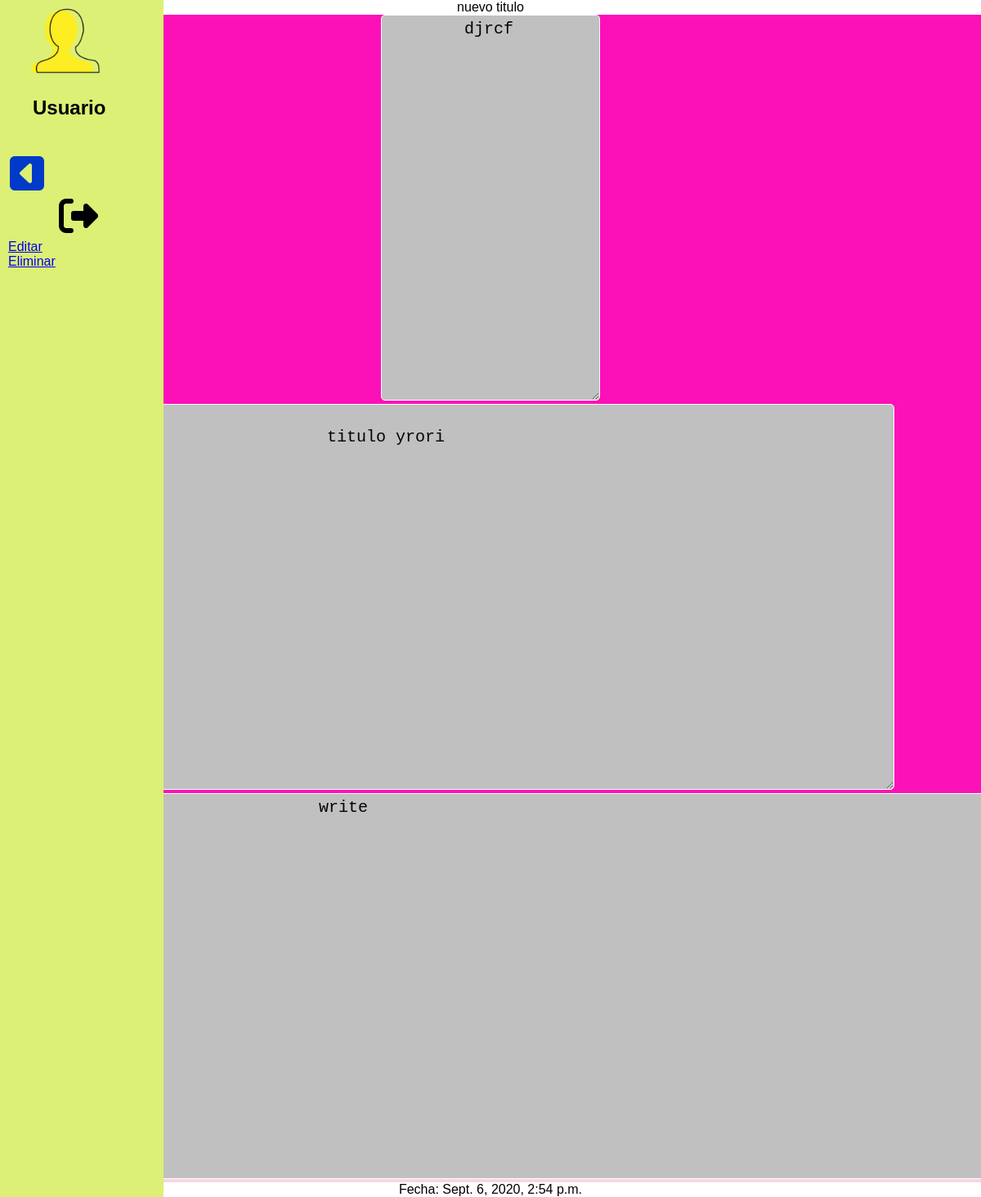
/ver/5, run on the app's committed database.
### gestorcuaderno/models.py (models this page shows, shortened)
class Hoja(models.Model):
    idhoja=models.IntegerField(primary_key=True)
    Titulo=models.CharField(max_length=20)
    Fecha=models.DateTimeField(auto_now_add=True)
    Ideas=models.CharField(max_length=600)
    Tema=models.CharField(max_length=700)
    Resumen=models.CharField(max_length=600)

### gestorcuaderno/views.py (the view)
# urls.py: path('ver/<int:id>',Ver,name='ver'),
def Ver(request,id):
    hoja=Hoja.objects.get(idhoja=id)
    contexto = {'hoja':hoja}
    return render(request,'ver.html',contexto)

### templates/ver.html (shortened to what this page needs)
<!DOCTYPE html>
{% load static %}
<html>
  <head>
    <link
      rel="stylesheet"
      type="text/css"
      href="{% static 'css/style.css' %}"
    />
  </head>
  <body>
    <section id="principal">
      <img src="{% static 'img/user.png' %} " alt="user" width="50px" />
      <h2>Usuario</h2>
      <nav>
        <a href="/verhoja" id="RegresoIni">
          <i class="fas fa-caret-square-left"></i> </a
        ><br />
        <a href="/" id="Cerrar"> <i class="fas fa-sign-out-alt"></i> </a><br />
        <a href="{% url 'editarhoja' hoja.idhoja %}">Editar</a><br />
        <a href="{% url 'eliminarhoja' hoja.idhoja %}">Eliminar</a><br />
      </nav>
    </section>
    <div align="center">
      {{hoja.Titulo}}
      <div overflow="float" id="uno">
        <textarea name="textarea" rows="20" cols="20">
        {{hoja.Ideas}}
			</textarea
        >
        <textarea name="textarea" rows="20" cols="80">
			{{hoja.Tema}}</textarea
        >
      </div>
      <div id="dos">
        <textarea name="textarea" rows="20" cols="100">
				{{hoja.Resumen}}</textarea
        >
      </div>
      <p>Fecha: {{hoja.Fecha}}</p>
    </div>
  </body>
</html>

### static/css/style.css (style rules this page uses)
* { margin: 0; padding: 0; border: 0; }
body { font-family: sans-serif; margin: 0 auto; }
#principal { background: #dcf075; float: left; height: 100%; width: 200px; position: fixed; z-index: 0; top: 0; left: 0; margin-right: 500px; }
img { display: block; margin-left: 5% auto; max-width: 50%; height: 100px; width: 100px; margin-bottom: -2px; padding-left: 30px; }
h2 { padding-top: 20px; padding-left: 40px; }
textarea { background: silver; border: 1px solid #ffffff; border-radius: 5px 5px 5px 5px; color: #020204; font-size: 20px; padding: 5px; }
nav { padding-top: 20px; padding-left: 10px; }
nav #RegresoIni i { font-size: 300%; margin: 1%; padding-top: 20px; padding-right: 100px; color: #003ac9; }
nav #Cerrar { font-size: 300%; margin: 1%; padding-left: 60px; color: #000103; }
#uno { background: #fc11b8; }
#dos { background: #fcd3e5; }

### data on the page
Hoja: Titulo "nuevo titulo", textarea "djrcf", textarea "titulo yrori", textarea "write", Fecha "Sept. 6, 2020, 2:54 p.m."
